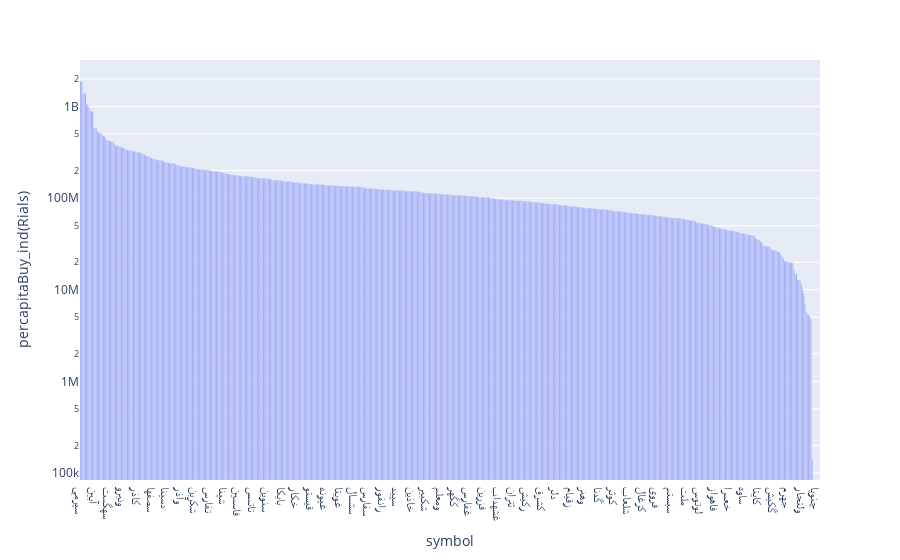

Write notebook code for a chart like this one.
### Markdown cell above
<p dir=rtl style="direction: rtl;text-align: right;line-height:200%;font-family:vazir;font-size:medium">
<font face="vazir" size=3>
تعداد کل خریداران حقیقی در ستون
<code>individual_buy_count</code>
قرار دارد با تقسیم ستون
<code>valueBuy_ind</code>
بر تعداد کل سرانه خرید حقیقی به دست می آید.پس از محاسبه نمودار میله ای آن را برای هر سهم  به صورت مرتب شده رسم کنید.
</font>
</p>

### Code cell
data['percapitaBuy_ind'] = ...
percapita_ind_buy = px.___(___.sort_values('percapitaBuy_ind', ascending=False),
           x=... , y=..., log_y=True, labels={'percapitaBuy_ind' :'percapitaBuy_ind(Rials)'})
percapita_ind_buy.show()

### Figure 1 — Plotly figure (JSON) as saved in the notebook; plotly's stock layout.template omitted (floating-point values rounded to 4 significant figures; data arrays with more than 128 entries replaced by an {"elided": "..."} marker saying what was removed)
{"data": [{"alignmentgroup": "True", "hovertemplate": "symbol=%{x}<br>percapitaBuy_ind(Rials)=%{y}<extra></extra>", "legendgroup": "", "marker": {"color": "#636efa", "pattern": {"shape": ""}}, "name": "", "offsetgroup": "", "orientation": "v", "showlegend": false, "textposition": "auto", "type": "bar", "x": {"elided": "615 str values"}, "xaxis": "x", "y": {"elided": "615 float values"}, "yaxis": "y"}], "layout": {"barmode": "relative", "legend": {"tracegroupgap": 0}, "margin": {"t": 60}, "xaxis": {"anchor": "y", "domain": [0, 1], "title": {"text": "symbol"}}, "yaxis": {"anchor": "x", "domain": [0, 1], "title": {"text": "percapitaBuy_ind(Rials)"}, "type": "log"}}}
